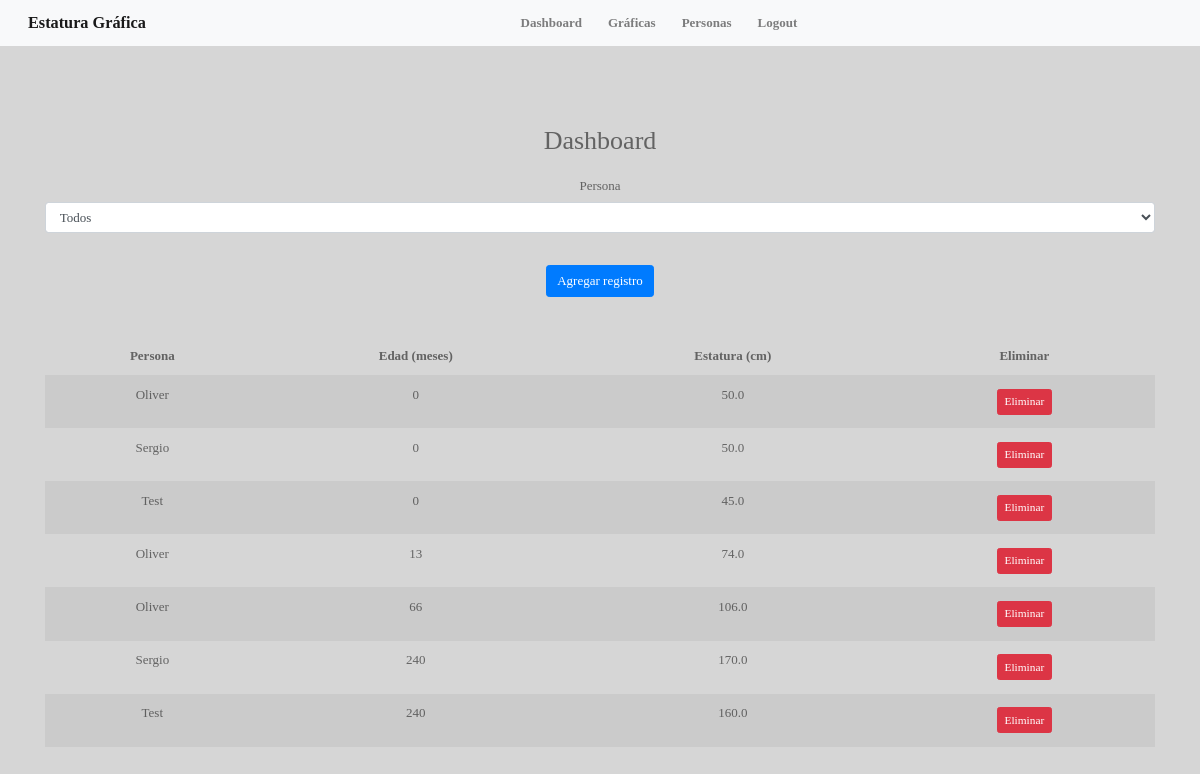
The page /dashboard (signed in) on the database its author committed.
### app.py (models this page shows)
class Record(db.Model):
    id = db.Column(db.Integer, primary_key=True)
    name = db.Column(db.String(30), nullable=False)
    height = db.Column(db.Float, nullable=False)
    month = db.Column(db.Integer, nullable=False)
    child_id = db.Column(db.Integer, db.ForeignKey('child.id'), nullable=False)

class Child(db.Model):
    id = db.Column(db.Integer, primary_key=True)
    name = db.Column(db.String(30), nullable=False)
    gender = db.Column(db.String(12), nullable=False)
    fecha_nacimiento = db.Column(db.Date, nullable=False)
    estatura_padre = db.Column(db.Integer, nullable=False)
    estatura_madre = db.Column(db.Integer, nullable=False)
    ciudad = db.Column(db.String(30), nullable=False)
    residencia = db.Column(db.String(30), nullable=False)
    user_id = db.Column(db.Integer, db.ForeignKey('user.id'), nullable=False)
    color = db.Column(db.String(12), nullable=False)
    records = db.relationship('Record', backref='child', lazy=True)

### app.py (the view)
@app.route('/dashboard')
def dashboard():
    if 'user_id' not in session:
        return redirect(url_for('login'))
    user_id = session['user_id']
    children = Child.query.filter_by(user_id=user_id).all()
    if not children:
        return render_template('dashboard.html')
    records = db.session.query(Record, Child.name).join(Child, Record.child_id == Child.id).filter(Child.user_id == user_id).order_by(Record.month.asc()).all()
    return render_template('dashboard.html', records=records, children=children)

### templates/dashboard.html (shortened to what this page needs)
{% extends "base.html" %}
{% block content %}
<div class="container mt-4">
    <h2 class="mb-4">Dashboard</h2>
    </div>
    <form>
        <div class="form-group">
            <label for="child">Persona</label>
            <select id="child" name="child" class="form-control" onchange="filterRecords()">
                <option value="">Todos</option>
            </select><br>
        </div>
    </form>
    <div class="row mb-4">
        <div class="col">
            <a href="{{ url_for('create_record') }}" class="btn btn-primary">Agregar registro</a>
        </div>
    </div>
    {% if records %}
    <div class="row">
        <div class="col">
            <table class="table table-striped table-borderless table-hover">
                <thead>
                    <tr>
                        <th>Persona</th>
                        <th>Edad (meses)</th>
                        <th>Estatura (cm)</th>
                        <th>Eliminar</th>
                    </tr>
                </thead>
                <tbody class="table-group-divider">
                    {% for record, child_name in records %}
                        <tr data-child-name="{{ child_name }}">
                            <td>{{ child_name }}</td>
                            <td>{{ record.month }}</td>
                            <td>{{ record.height }}</td>
                            <td>
                                <form action="{{ url_for('delete_record', record_id=record.id) }}" method="post" style="display:inline;">
                                    <button type="submit" class="btn btn-danger btn-sm">Eliminar</button>
                                </form>
                            </td>
                        </tr>
                    {% endfor %}
                </tbody>
            </table>
        </div>
    </div>
    {% else %}
    <div class="row">
        <div class="col">
            <p>No hay registros disponibles. Comience agregando un nuevo registro.</p>
        </div>
    </div>
    {% endif %}
</div>
{% endblock %}

### static/style.css (style rules this page uses)
:root { --color-primario: rgb(214, 214, 214); --color-secundario: rgba(255, 255, 255, 0.04); --color-resalte: rgb(54, 27, 255); --color-texto: rgba(50, 50, 50, 0.7); --color-resalte2: rgb(129, 44, 227); }
* { margin: 0; padding: 0; box-sizing: border-box; font-family: Verdana; font-size: small; color: var(--color-texto); }
body { min-height: 100vh; background: var(--color-primario) center / cover; }
button { background-color: var(--color-resalte); border: none; color: var(--color-texto); padding: 7px 7px; text-align: center; text-decoration: none; display: inline-block; margin: 4px 2px; cursor: pointer; border-radius: 0.3rem; }
.container { padding-top: 20px; text-align: center; }
.table { margin-top: 20px; }
.btn-primary { background-color: #007bff; border-color: #007bff; }

### rows shown on the page
Record: name "Oliver", month "0", height "50.0"
Record: name "Sergio", month "0", height "50.0"
Record: name "Test", month "0", height "45.0"
Record: name "Oliver", month "13", height "74.0"
Record: name "Oliver", month "66", height "106.0"
Record: name "Sergio", month "240", height "170.0"
Record: name "Test", month "240", height "160.0"
